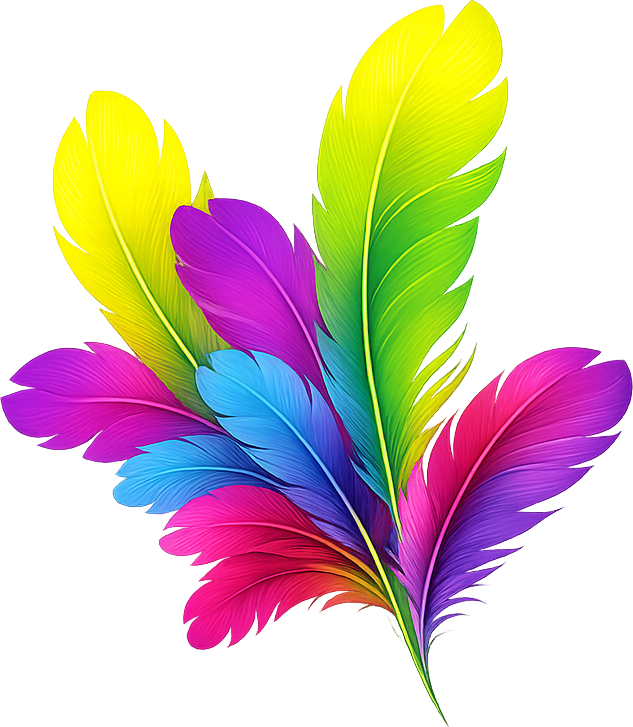
#> input picture assets/img/hero-feathers.png, 633 x 727 px; its folder holds 4 pictures in this run
$ python extraer_manifiesto.py
#> lines starting #> are read from the running program, lines starting #| are printed output that depends on the picture
# -*- coding: utf-8 -*-
"""Lee los catálogos PDF publicados y reconstruye su contenido exacto:
por página, cada foto (emparejada con el archivo del sitio por huella
perceptual), su nombre y su subtítulo. Sirve para regenerar el catálogo
sin depender de memoria: tools/manifiesto-*.json"""
import fitz, os, json
from PIL import Image

RAIZ = os.path.dirname(os.path.dirname(os.path.abspath(__file__)))
os.chdir(RAIZ)


def huella(im):
    g = im.convert('L').resize((16, 16), Image.LANCZOS)
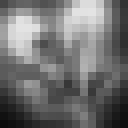
#> g: PIL image 16x16 L (shown 8 times larger); min 11, max 228, mean 112.7
    px = list(g.getdata()); m = sum(px) / len(px)
#> after `px = list(g.getdata())`: px = 256 values, max 228 at index 50, min 11 at index 240, mean 112.7
#> after `m = sum(px) / len(px)`: m = 112.7
    return ''.join('1' if p > m else '0' for p in px)


def dist(a, b):
    return sum(x != y for x, y in zip(a, b))


assets = {}
for root, _, files in os.walk('assets/img'):
    for f in files:
        if f.lower().endswith(('.jpg', '.png')) and not f.startswith('t-'):
            p = os.path.join(root, f).replace(os.sep, '/')
            try:
                assets[p] = huella(Image.open(p))
            except Exception:
                pass
print('assets indexados:', len(assets))
#| assets indexados: 3


def manifiesto(pdf):
#> (the run stopped early here; a loop or call above may not have finished)
